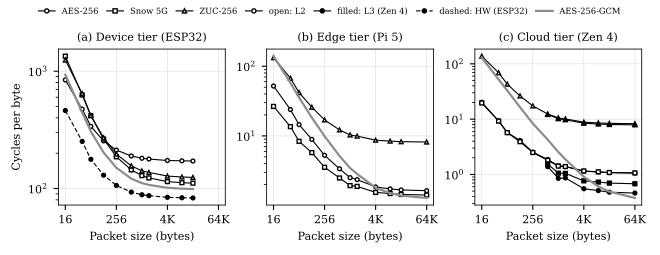

Recreate this plot in Python.
#!/usr/bin/env python3
"""Fig. 2: cycles per byte of 256-NCA against packet size on the three processor tiers.

Inputs: ../../results/esp32/esp32_final.csv          (L2, HW, mbedTLS AES-256-GCM)
        ../../results/pi5/pi5_final_all_levels.csv   (L2, OpenSSL AES-256-GCM)
        ../../results/zen4/zen4_final_all_levels.csv (L2, L3, OpenSSL AES-256-GCM)
Output: fig2_cpb.pdf/.png. Grayscale, 300 dpi. Every plotted value is a median from the CSV.
Replaces the per-tier figures fig2_zen4, fig3_pi5 and fig4_esp32 (panel b of those
figures repeated the 64 KiB values of the result tables).
"""
import os
import matplotlib.pyplot as plt
import pandas as pd

HERE = os.path.dirname(os.path.abspath(__file__))
RES = os.path.join(HERE, "..", "..", "results")
plt.rcParams.update({"font.family": "serif", "font.size": 8, "axes.linewidth": 0.6})
SETS = [("256-NCA5", "AES-256"), ("256-NCA4", "Snow 5G"), ("256-NCA6", "ZUC-256")]
MARK = {"256-NCA5": "o", "256-NCA4": "s", "256-NCA6": "^"}


def load(*p):
    d = pd.read_csv(os.path.join(RES, *p), comment="#")
    return d[~((d.level == "L1") & ~d.alg.str.startswith("256-"))]


def series(d, alg, level):
    q = d[(d.alg == alg) & (d.level == level) & (d.bytes > 0) & (d.bytes <= 65536)].groupby("bytes").cpb.median()
    if level == "L3":                                   # L3 hands packets below 512 B to L2
        q = q[q.index >= 512]
    return q.index.values, q.values


PANELS = [
    ("(a) Device tier (ESP32)", load("esp32", "esp32_final.csv"), ["L2", "HW"], "mbedTLS-AES-256-GCM"),
    ("(b) Edge tier (Pi 5)", load("pi5", "pi5_final_all_levels.csv"), ["L2"], "OpenSSL-AES-256-GCM"),
    ("(c) Cloud tier (Zen 4)", load("zen4", "zen4_final_all_levels.csv"), ["L2", "L3"], "OpenSSL-AES-256-GCM"),
]
STYLE = {"L2": dict(ls="-", mfc="white"), "L3": dict(ls="-", mfc="black"), "HW": dict(ls=(0, (4, 2)), mfc="black")}

fig, axes = plt.subplots(1, 3, figsize=(6.6, 2.55), sharey=False)
for ax, (title, d, levels, gcm) in zip(axes, PANELS):
    for alg, name in SETS:
        for lev in levels:
            x, y = series(d, alg, lev)
            if len(x) == 0:
                continue
            ax.plot(x, y, color="black", lw=0.8, marker=MARK[alg], ms=2.8, label=f"{name} {lev}", **STYLE[lev])
    x, y = series(d, gcm, "base")
    ax.plot(x, y, color="0.55", lw=1.6, label="AES-256-GCM")
    ax.set_xscale("log", base=2)
    ax.set_yscale("log")
    ax.set_xticks([16, 256, 4096, 65536])
    ax.set_xlim(11, 95000)
    ax.set_xticklabels(["16", "256", "4K", "64K"])
    ax.set_xlabel("Packet size (bytes)")
    ax.set_title(title, fontsize=8)
    ax.grid(True, which="major", color="0.88", lw=0.5)
axes[0].set_ylabel("Cycles per byte")
from matplotlib.lines import Line2D
H = [Line2D([], [], color="black", lw=0.8, marker=MARK[a], ms=3, mfc="white", label=n) for a, n in SETS]
H += [Line2D([], [], color="black", lw=0.8, marker="o", ms=3, mfc="white", label="open: L2"),
      Line2D([], [], color="black", lw=0.8, marker="o", ms=3, mfc="black", label="filled: L3 (Zen 4)"),
      Line2D([], [], color="black", lw=0.8, ls=(0, (4, 2)), marker="o", ms=3, mfc="black", label="dashed: HW (ESP32)"),
      Line2D([], [], color="0.55", lw=1.6, label="AES-256-GCM")]
fig.legend(handles=H, loc="upper center", ncol=7, fontsize=6, frameon=False, handlelength=2.0, columnspacing=1.0)
fig.tight_layout(w_pad=0.6, rect=(0, 0, 1, 0.92))
for ext in ("pdf", "png"):
    fig.savefig(os.path.join(HERE, f"fig2_cpb.{ext}"), dpi=300)
print("wrote fig2_cpb")
